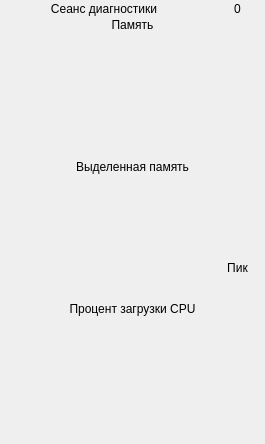
<?xml version="1.0" encoding="UTF-8"?>
<ui version="4.0">
 <class>DataVisualiser</class>
 <widget class="QWidget" name="DataVisualiser">
  <property name="geometry">
   <rect>
    <x>0</x>
    <y>0</y>
    <width>265</width>
    <height>444</height>
   </rect>
  </property>
  <property name="windowTitle">
   <string>DataVisualiser</string>
  </property>
  <layout class="QVBoxLayout" name="verticalLayout_4" stretch="1,1,10,1,10,1,10">
   <property name="spacing">
    <number>2</number>
   </property>
   <property name="leftMargin">
    <number>2</number>
   </property>
   <property name="topMargin">
    <number>2</number>
   </property>
   <property name="rightMargin">
    <number>2</number>
   </property>
   <property name="bottomMargin">
    <number>2</number>
   </property>
   <item>
    <layout class="QHBoxLayout" name="horizontalLayout_3">
     <item>
      <widget class="QLabel" name="label_3">
       <property name="sizePolicy">
        <sizepolicy hsizetype="Ignored" vsizetype="Preferred">
         <horstretch>4</horstretch>
         <verstretch>1</verstretch>
        </sizepolicy>
       </property>
       <property name="text">
        <string>Сеанс диагностики</string>
       </property>
       <property name="alignment">
        <set>Qt::AlignCenter</set>
       </property>
      </widget>
     </item>
     <item>
      <widget class="QLabel" name="timeOfSessionLabel">
       <property name="sizePolicy">
        <sizepolicy hsizetype="Ignored" vsizetype="Ignored">
         <horstretch>1</horstretch>
         <verstretch>1</verstretch>
        </sizepolicy>
       </property>
       <property name="text">
        <string>0</string>
       </property>
       <property name="alignment">
        <set>Qt::AlignCenter</set>
       </property>
      </widget>
     </item>
    </layout>
   </item>
   <item>
    <widget class="QLabel" name="label">
     <property name="sizePolicy">
      <sizepolicy hsizetype="Ignored" vsizetype="Preferred">
       <horstretch>1</horstretch>
       <verstretch>1</verstretch>
      </sizepolicy>
     </property>
     <property name="text">
      <string>Память</string>
     </property>
     <property name="alignment">
      <set>Qt::AlignCenter</set>
     </property>
    </widget>
   </item>
   <item>
    <layout class="QHBoxLayout" name="horizontalLayout" stretch="4,1">
     <item>
      <widget class="PlotWidget" name="memoryPlot" native="true">
       <property name="sizePolicy">
        <sizepolicy hsizetype="Ignored" vsizetype="Ignored">
         <horstretch>1</horstretch>
         <verstretch>1</verstretch>
        </sizepolicy>
       </property>
       <property name="minimumSize">
        <size>
         <width>5</width>
         <height>5</height>
        </size>
       </property>
      </widget>
     </item>
     <item>
      <layout class="QVBoxLayout" name="verticalLayout">
       <item>
        <widget class="QLabel" name="currentMemoryLabel">
         <property name="sizePolicy">
          <sizepolicy hsizetype="Ignored" vsizetype="Ignored">
           <horstretch>1</horstretch>
           <verstretch>1</verstretch>
          </sizepolicy>
         </property>
         <property name="text">
          <string/>
         </property>
         <property name="alignment">
          <set>Qt::AlignHCenter|Qt::AlignTop</set>
         </property>
        </widget>
       </item>
       <item>
        <widget class="QWidget" name="widget" native="true">
         <property name="sizePolicy">
          <sizepolicy hsizetype="Ignored" vsizetype="Ignored">
           <horstretch>1</horstretch>
           <verstretch>1</verstretch>
          </sizepolicy>
         </property>
        </widget>
       </item>
      </layout>
     </item>
    </layout>
   </item>
   <item>
    <widget class="QLabel" name="label_2">
     <property name="sizePolicy">
      <sizepolicy hsizetype="Ignored" vsizetype="Preferred">
       <horstretch>1</horstretch>
       <verstretch>1</verstretch>
      </sizepolicy>
     </property>
     <property name="text">
      <string>Выделенная память</string>
     </property>
     <property name="alignment">
      <set>Qt::AlignCenter</set>
     </property>
    </widget>
   </item>
   <item>
    <layout class="QHBoxLayout" name="horizontalLayout_2" stretch="4,1">
     <item>
      <widget class="PlotWidget" name="dedicatedMemoryPlot" native="true">
       <property name="sizePolicy">
        <sizepolicy hsizetype="Ignored" vsizetype="Ignored">
         <horstretch>1</horstretch>
         <verstretch>1</verstretch>
        </sizepolicy>
       </property>
       <property name="minimumSize">
        <size>
         <width>5</width>
         <height>5</height>
        </size>
       </property>
      </widget>
     </item>
     <item>
      <layout class="QVBoxLayout" name="verticalLayout_2">
       <item>
        <widget class="QLabel" name="currentDedicatedMemoryLabel">
         <property name="sizePolicy">
          <sizepolicy hsizetype="Ignored" vsizetype="Ignored">
           <horstretch>1</horstretch>
           <verstretch>1</verstretch>
          </sizepolicy>
         </property>
         <property name="text">
          <string/>
         </property>
         <property name="alignment">
          <set>Qt::AlignHCenter|Qt::AlignTop</set>
         </property>
        </widget>
       </item>
       <item>
        <widget class="QLabel" name="label_5">
         <property name="sizePolicy">
          <sizepolicy hsizetype="Ignored" vsizetype="Ignored">
           <horstretch>1</horstretch>
           <verstretch>4</verstretch>
          </sizepolicy>
         </property>
         <property name="text">
          <string>Пик</string>
         </property>
         <property name="alignment">
          <set>Qt::AlignBottom|Qt::AlignHCenter</set>
         </property>
        </widget>
       </item>
       <item>
        <widget class="QLabel" name="peakDedicatedMemoryLabel">
         <property name="sizePolicy">
          <sizepolicy hsizetype="Ignored" vsizetype="Ignored">
           <horstretch>1</horstretch>
           <verstretch>1</verstretch>
          </sizepolicy>
         </property>
         <property name="text">
          <string/>
         </property>
         <property name="alignment">
          <set>Qt::AlignBottom|Qt::AlignHCenter</set>
         </property>
        </widget>
       </item>
      </layout>
     </item>
    </layout>
   </item>
   <item>
    <widget class="QLabel" name="label_4">
     <property name="sizePolicy">
      <sizepolicy hsizetype="Ignored" vsizetype="Preferred">
       <horstretch>1</horstretch>
       <verstretch>1</verstretch>
      </sizepolicy>
     </property>
     <property name="text">
      <string>Процент загрузки CPU</string>
     </property>
     <property name="alignment">
      <set>Qt::AlignCenter</set>
     </property>
    </widget>
   </item>
   <item>
    <layout class="QHBoxLayout" name="horizontalLayout_4" stretch="4,1">
     <item>
      <widget class="PlotWidget" name="cpuLoadPercentPlot" native="true">
       <property name="sizePolicy">
        <sizepolicy hsizetype="Ignored" vsizetype="Ignored">
         <horstretch>1</horstretch>
         <verstretch>1</verstretch>
        </sizepolicy>
       </property>
       <property name="minimumSize">
        <size>
         <width>5</width>
         <height>5</height>
        </size>
       </property>
      </widget>
     </item>
     <item>
      <layout class="QVBoxLayout" name="verticalLayout_3">
       <item>
        <widget class="QLabel" name="cpuLoadPercenLabel">
         <property name="sizePolicy">
          <sizepolicy hsizetype="Ignored" vsizetype="Ignored">
           <horstretch>1</horstretch>
           <verstretch>1</verstretch>
          </sizepolicy>
         </property>
         <property name="text">
          <string/>
         </property>
         <property name="alignment">
          <set>Qt::AlignHCenter|Qt::AlignTop</set>
         </property>
        </widget>
       </item>
       <item>
        <widget class="QWidget" name="widget_2" native="true">
         <property name="sizePolicy">
          <sizepolicy hsizetype="Ignored" vsizetype="Ignored">
           <horstretch>1</horstretch>
           <verstretch>1</verstretch>
          </sizepolicy>
         </property>
        </widget>
       </item>
      </layout>
     </item>
    </layout>
   </item>
  </layout>
 </widget>
 <layoutdefault spacing="6" margin="11"/>
 <customwidgets>
  <customwidget>
   <class>PlotWidget</class>
   <extends>QWidget</extends>
   <header>plotwidget.h</header>
   <container>1</container>
  </customwidget>
 </customwidgets>
 <resources/>
 <connections/>
</ui>
